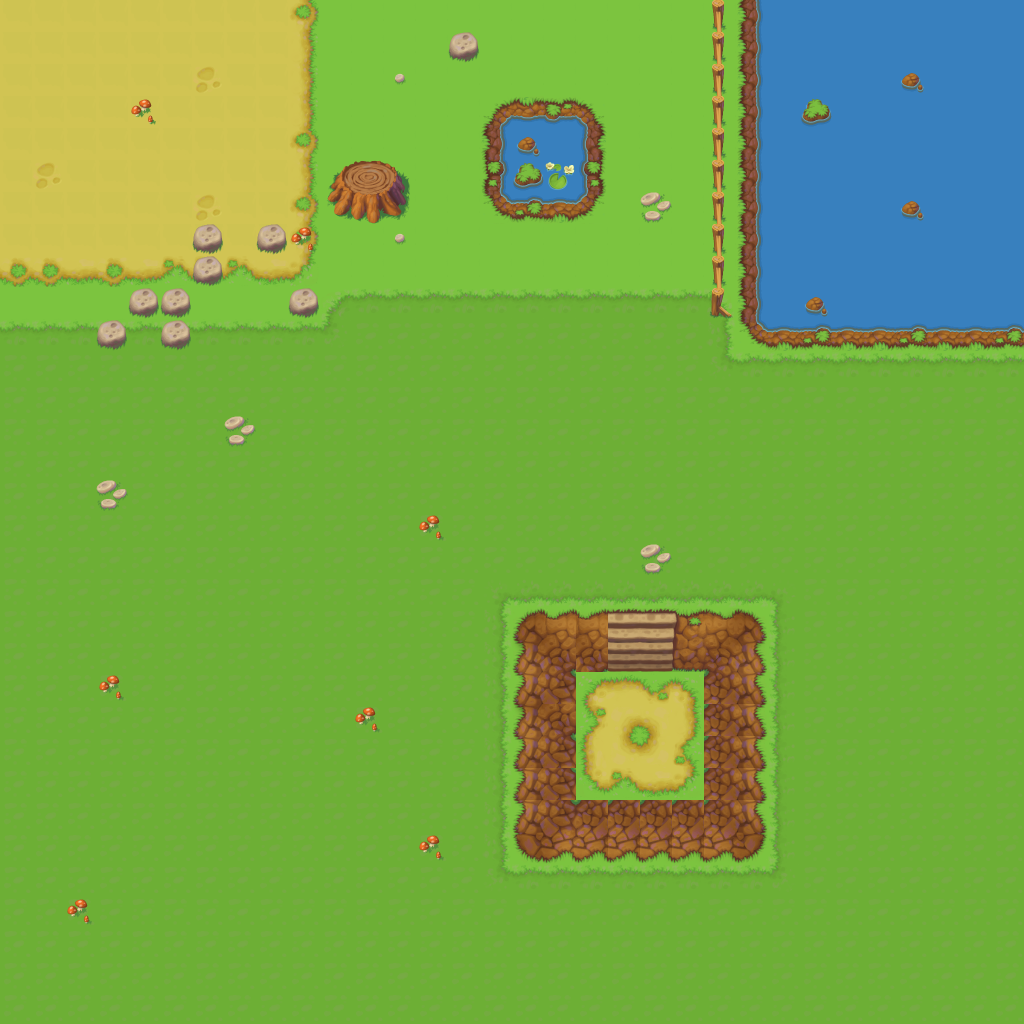

A 2D game scene composited from a Tiled map and its tileset images. What follows is a short description and the map's XML, with each tile layer's data collapsed to a summary:
An orthogonal 32x32 tile map with 32x32 px tiles, 7 tile layers (grass, ground, trees, clutter, ...) and 17 objects (15x aabb_rectangle, healthkit, water).

<map version="1.2" tiledversion="1.2.1" orientation="orthogonal" renderorder="right-down" width="32" height="32" tilewidth="32" tileheight="32" infinite="0" nextlayerid="11" nextobjectid="27">
 <tileset firstgid="1" name="grassland" tilewidth="32" tileheight="32" tilecount="256" columns="16">
  <image source="grassland.png" width="512" height="512" />
 </tileset>
 <layer id="1" name="grass" width="32" height="32">
  <data>[1024 cells, 1024 non-empty, 4 distinct tile ids]</data>
 </layer>
 <layer id="2" name="ground" width="32" height="32">
  <data>[1024 cells, 258 non-empty, 36 distinct tile ids]</data>
 </layer>
 <layer id="3" name="trees" width="32" height="32">
  <data>[1024 cells, 0 non-empty, 0 distinct tile ids]</data>
 </layer>
 <layer id="4" name="clutter" width="32" height="32">
  <data>[1024 cells, 417 non-empty, 4 distinct tile ids]</data>
 </layer>
 <objectgroup id="5" name="health">
  <object id="1" name="healthkit" x="222" y="342">
   <point />
  </object>
 </objectgroup>
 <layer id="6" name="water" width="32" height="32">
  <data>[1024 cells, 99 non-empty, 11 distinct tile ids]</data>
 </layer>
 <objectgroup id="8" name="water object">
  <object id="20" name="water" x="503.333" y="118" width="82" height="83.3333" />
 </objectgroup>
 <layer id="7" name="hekkie" width="32" height="32">
  <data>[1024 cells, 10 non-empty, 2 distinct tile ids]</data>
 </layer>
 <layer id="9" name="Collision Sprites" width="32" height="32">
  <data>[1024 cells, 115 non-empty, 51 distinct tile ids]</data>
 </layer>
 <objectgroup id="10" name="aabb_rectangle">
  <object id="9" name="aabb_rectangle" x="192" y="226" width="29" height="26" />
  <object id="10" name="aabb_rectangle" x="257.5" y="225" width="29" height="26" />
  <object id="11" name="aabb_rectangle" x="449.5" y="32" width="29" height="26" />
  <object id="12" name="aabb_rectangle" x="289.5" y="289" width="29" height="26" />
  <object id="13" name="aabb_rectangle" x="193.5" y="256" width="29" height="26" />
  <object id="14" name="aabb_rectangle" x="129.5" y="288" width="29" height="26" />
  <object id="15" name="aabb_rectangle" x="161.5" y="288" width="29" height="26" />
  <object id="16" name="aabb_rectangle" x="161.5" y="321" width="29" height="26" />
  <object id="17" name="aabb_rectangle" x="95.5" y="320" width="29" height="26" />
  <object id="19" name="aabb_rectangle" x="330.833" y="162.333" width="76" height="57" />
  <object id="22" name="aabb_rectangle" x="516.186" y="607.409" width="87.8852" height="61.1859" />
  <object id="23" name="aabb_rectangle" x="674.157" y="608.522" width="85.6603" height="62.2984" />
  <object id="24" name="aabb_rectangle" x="515.074" y="668.595" width="61.1859" height="190.233" />
  <object id="25" name="aabb_rectangle" x="701.969" y="669.707" width="58.961" height="186.895" />
  <object id="26" name="aabb_rectangle" x="574.035" y="798.754" width="135.721" height="60.0734" />
 </objectgroup>
</map>